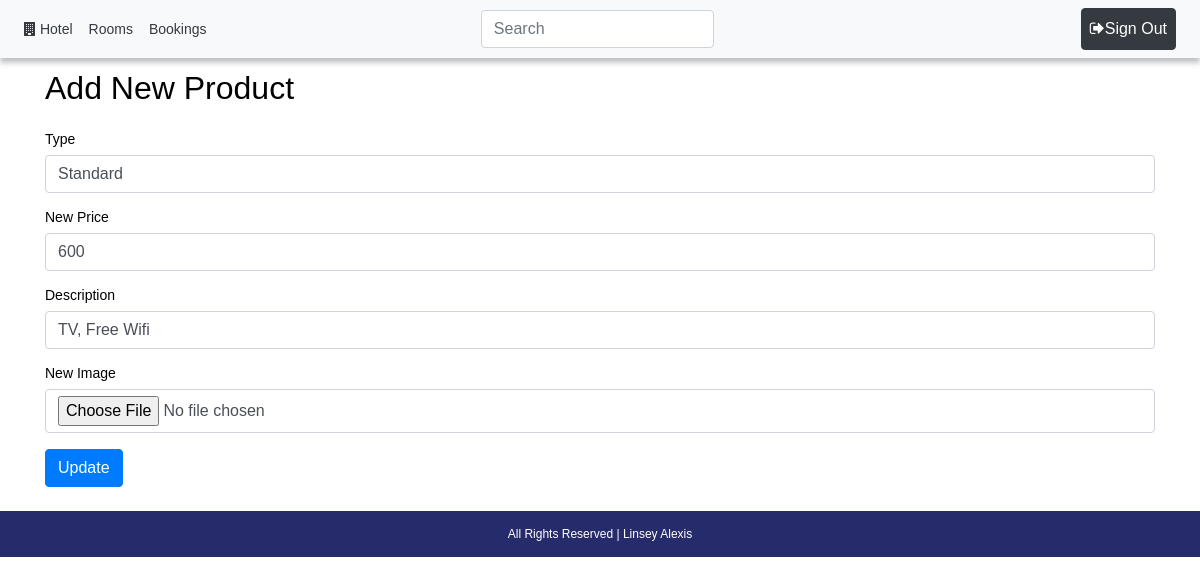
/components/room/update.php?id=1 (signed in), run on the app's committed database.
### tables this page shows
CREATE TABLE IF NOT EXISTS `rooms` (
  `id` int(11) NOT NULL AUTO_INCREMENT,
  `type` varchar(20) NOT NULL,
  `price` int(11) NOT NULL,
  `description` varchar(100) NOT NULL,
  `image` varchar(20) NOT NULL,
  PRIMARY KEY (`id`)
);

### components/room/update.php (the view, shortened to what this page needs)
<?php
$path = $_SERVER['DOCUMENT_ROOT'];
$path .= "/hotel/";
require_once($path . 'connect.php');
$id = $_GET['id'];
$SelSql = "SELECT * FROM `rooms` WHERE id=$id";
$res = mysqli_query($connection, $SelSql);
$r = mysqli_fetch_assoc($res);
?>
<?php require_once($path . 'templates/header.php') ?>
	<div class="container">
		<h2 class="my-4">Add New Product</h2>
		<form method="post" enctype="multipart/form-data">
			<div class="form-group">
                <label>Type</label>
				<input type="text" class="form-control" name="type" value="<?php echo $r['type'];?>" required/>
            </div>
            <div class="form-group">
                <label>New Price</label>
				<input type="text" class="form-control" name="price" value="<?php echo $r['price'];?>" required/>
            </div>
            <div class="form-group">
                <label>Description</label>
				<input type="text" class="form-control" name="description" value="<?php echo $r['description'];?>"/>
            </div>
            <div class="form-group">
                <label>New Image</label>
				<input type="file" class="form-control" name="image" accept=".png,.gif,.jpg,.webp"/>
            </div>
			<input type="submit" class="btn btn-primary" value="Update" />
		</form>
	</div>
<?php require_once($path . 'templates/footer.php') ?>

### css/style.css (style rules this page uses)
* { color: black; }
html, body { height: 100%; }

### templates/header.php (style rules this page uses)
body { font: 14px sans-serif; }

### data on the page
rooms: type "Standard", price "600", description "TV, Free Wifi"
